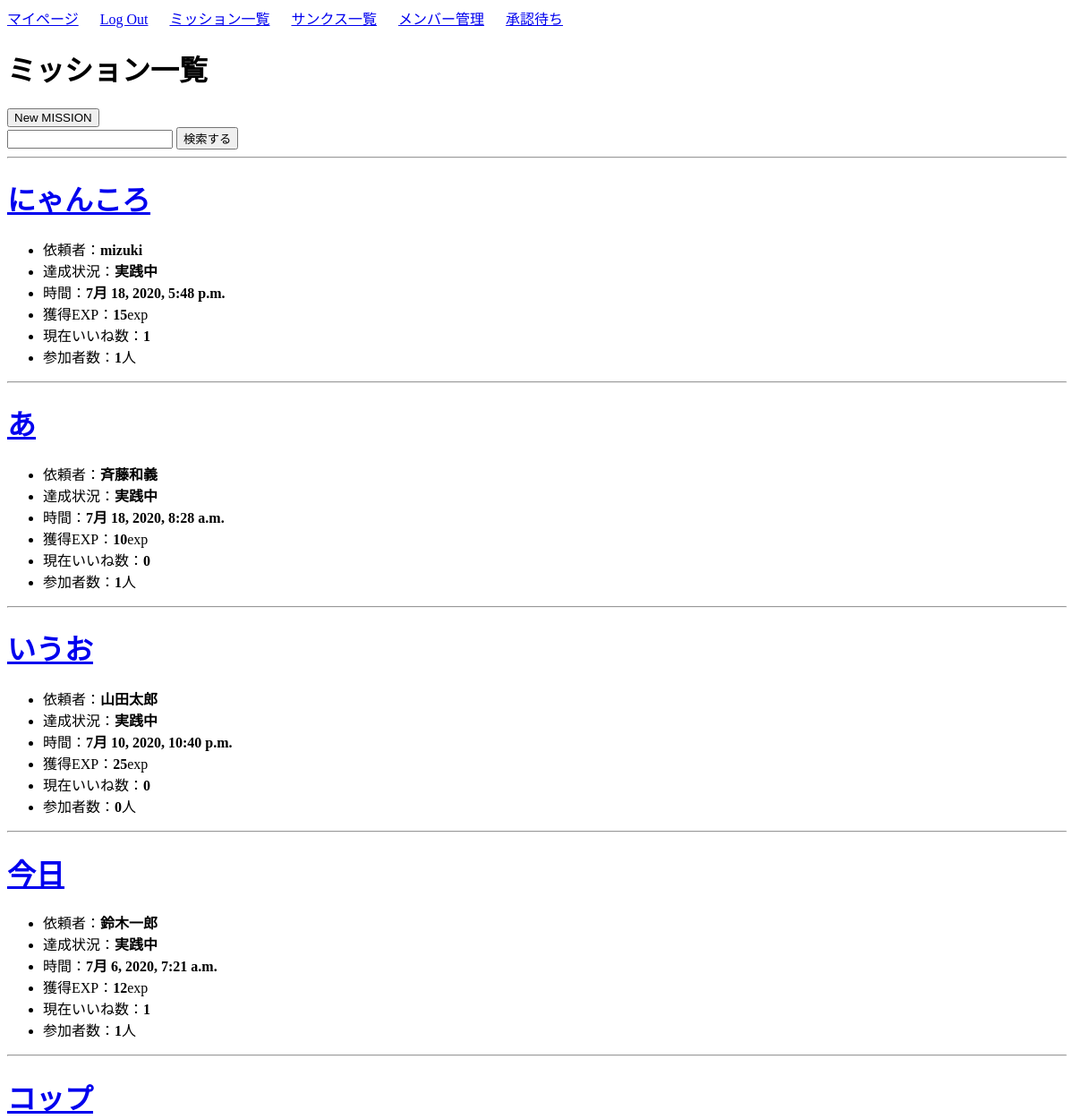
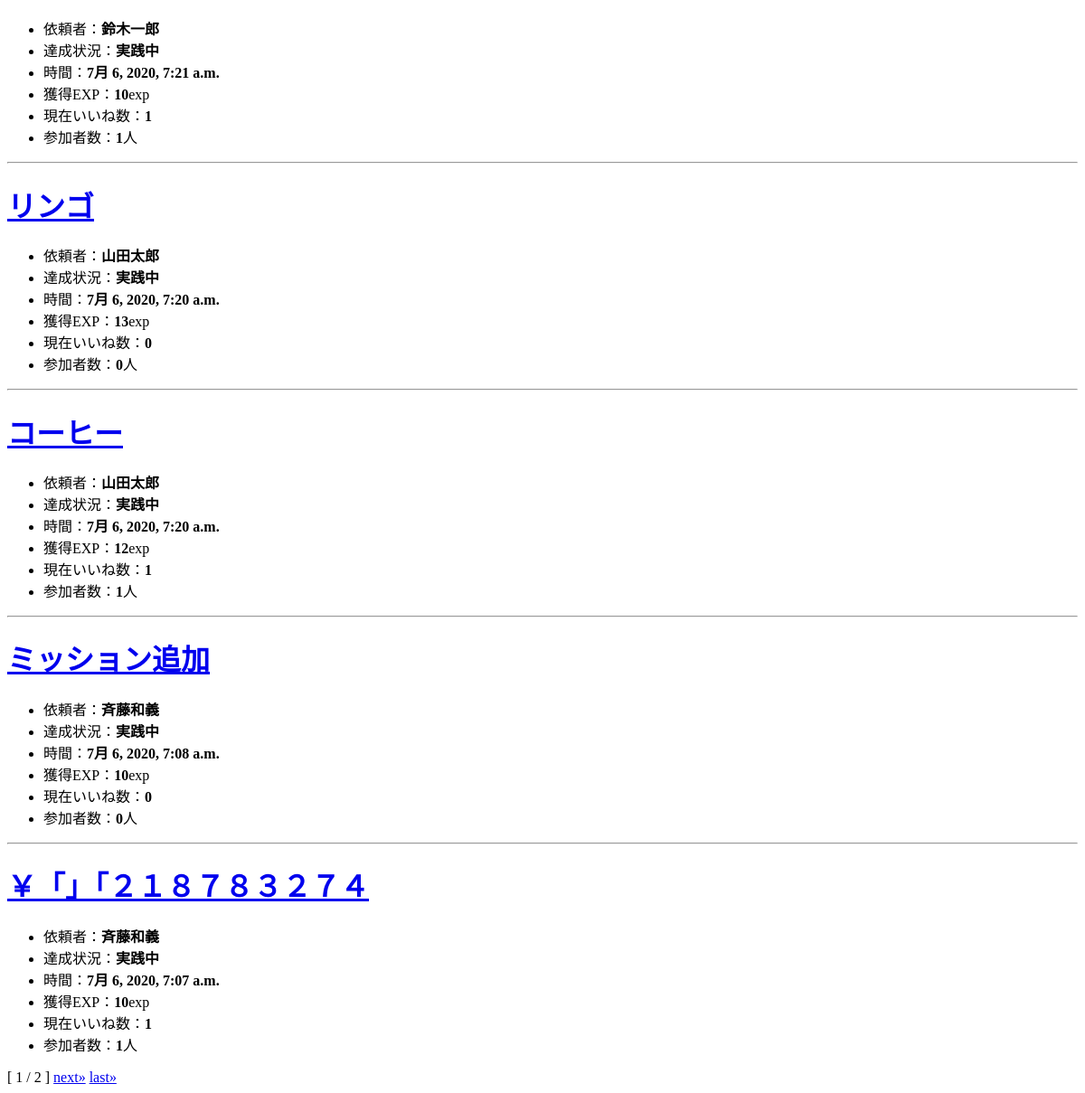
The app's page /mission/home/ (signed in) with its own data (2 pictures, top to bottom).
### mission/models.py (models this page shows, shortened)
class Mission(models.Model):
    author = models.ForeignKey(User, on_delete=models.CASCADE)
    title = models.CharField(max_length=100)
    content = models.TextField()
    date_posted = models.DateTimeField(default=timezone.now)
    mission_flg = models.IntegerField(choices=EXAMPLE_FLG, default=0)    # 達成状況(0:実践中 / 1:達成)
    cost_exp = models.IntegerField(default=3)                            # 作成時に消費されるポイント(使えていない)
    success_exp = models.IntegerField(default=10)                        # クリア報酬ポイント
    good_count = models.IntegerField(default=0)                          # いいね数
    participants = models.IntegerField(default=0)                        # 参加者数
    participants_list_text = models.CharField(max_length=200, default='')# 参加者リスト(文字列で保存)
    participants_list = models.ManyToManyField(Profile)                  # 参加者リスト(他対他)
    approval = models.IntegerField(choices=EXAMPLE_APPROVAL, default=0)  # 承認状況

### mission/views.py (the view)
# urls.py: path('mission/home/',views.MissionListView.as_view(),name='mission-home'),
class MissionListView(ListView):
    model = Mission
    template_name = 'mission/home.html'
    context_object_name = 'missions'
    paginate_by = 9
    def get_context_data(self, **kwargs):
        context = super(MissionListView, self).get_context_data(**kwargs)
        profile = Profile.objects.get(user=self.request.user)
        context["profile"] = profile
        return context
    def get_queryset(self):
        q_word = self.request.GET.get('query')
        if q_word:
            object_list = Mission.objects.filter(
                Q(author__username__icontains=q_word)|Q(participants_list__user__username__icontains=q_word)).order_by('-date_posted')
        else:
            object_list = Mission.objects.all().order_by('-date_posted')
        return object_list

### mission/templates/mission/home.html (shortened to what this page needs)
{% extends 'mission/base.html' %}
{% block body %}
<h1>ミッション一覧</h1>
<div>
    <form action="{% url 'mission-create' %}">
        <button type="submit">New MISSION</button>
    </form>
    <form action="" method="get">
        <input name="query" value="{{ request.GET.query }}" type="text">
        <button type="submit">検索する</button>
    </form>
    {% for mission in missions %}
        {% if mission.get_approval_display == '承認済み' %}
            <hr>
            <h1><a href="{% url 'mission-detail' mission.id %}">{{ mission.title }}</a></h1>
            <ul>
                <li>依頼者：<b>{{ mission.author }}</b></li>
                <li>達成状況：<b>{{ mission.get_mission_flg_display }}</b></li>
                <li>時間：<b>{{ mission.date_posted }}</b></li>
                <li>獲得EXP：<b>{{ mission.success_exp }}</b>exp</li>
                <li>現在いいね数：<b>{{ mission.good_count }}</b></li>
                <li>参加者数：<b>{{ mission.participants }}</b>人</li>
            </ul>
        {% endif %}
    {% endfor %}
        <span>[ {{ page_obj.number }} / {{ page_obj.paginator.num_pages }} ]</span>
    {% if page_obj.has_next %}
        <a href="?page={{ page_obj.next_page_number}}">next&raquo;</a>
        <a href="?page={{ page_obj.paginator.num_pages }}">last&raquo;</a>
    {% endif %}
</div>
{% endblock body %}

### records on screen
Mission: title "にゃんころ", author "mizuki", mission_flg "実践中", date_posted "7月 18, 2020, 5:48 p.m.", success_exp "15", good_count "1", participants "1"
Mission: title "あ", author "斉藤和義", mission_flg "実践中", date_posted "7月 18, 2020, 8:28 a.m.", success_exp "10", good_count "0", participants "1"
Mission: title "いうお", author "山田太郎", mission_flg "実践中", date_posted "7月 10, 2020, 10:40 p.m.", success_exp "25", good_count "0", participants "0"
Mission: title "今日", author "鈴木一郎", mission_flg "実践中", date_posted "7月 6, 2020, 7:21 a.m.", success_exp "12", good_count "1", participants "1"
Mission: title "コップ", author "鈴木一郎", mission_flg "実践中", date_posted "7月 6, 2020, 7:21 a.m.", success_exp "10", good_count "1", participants "1"
Mission: title "リンゴ", author "山田太郎", mission_flg "実践中", date_posted "7月 6, 2020, 7:20 a.m.", success_exp "13", good_count "0", participants "0"
Mission: title "コーヒー", author "山田太郎", mission_flg "実践中", date_posted "7月 6, 2020, 7:20 a.m.", success_exp "12", good_count "1", participants "1"
Mission: title "ミッション追加", author "斉藤和義", mission_flg "実践中", date_posted "7月 6, 2020, 7:08 a.m.", success_exp "10", good_count "0", participants "0"
Mission: title "￥「」「２１８７８３２７４", author "斉藤和義", mission_flg "実践中", date_posted "7月 6, 2020, 7:07 a.m.", success_exp "10", good_count "1", participants "1"

### other values on screen
{{ page_obj.number }} "1"
{{ page_obj.paginator.num_pages }} "2"
